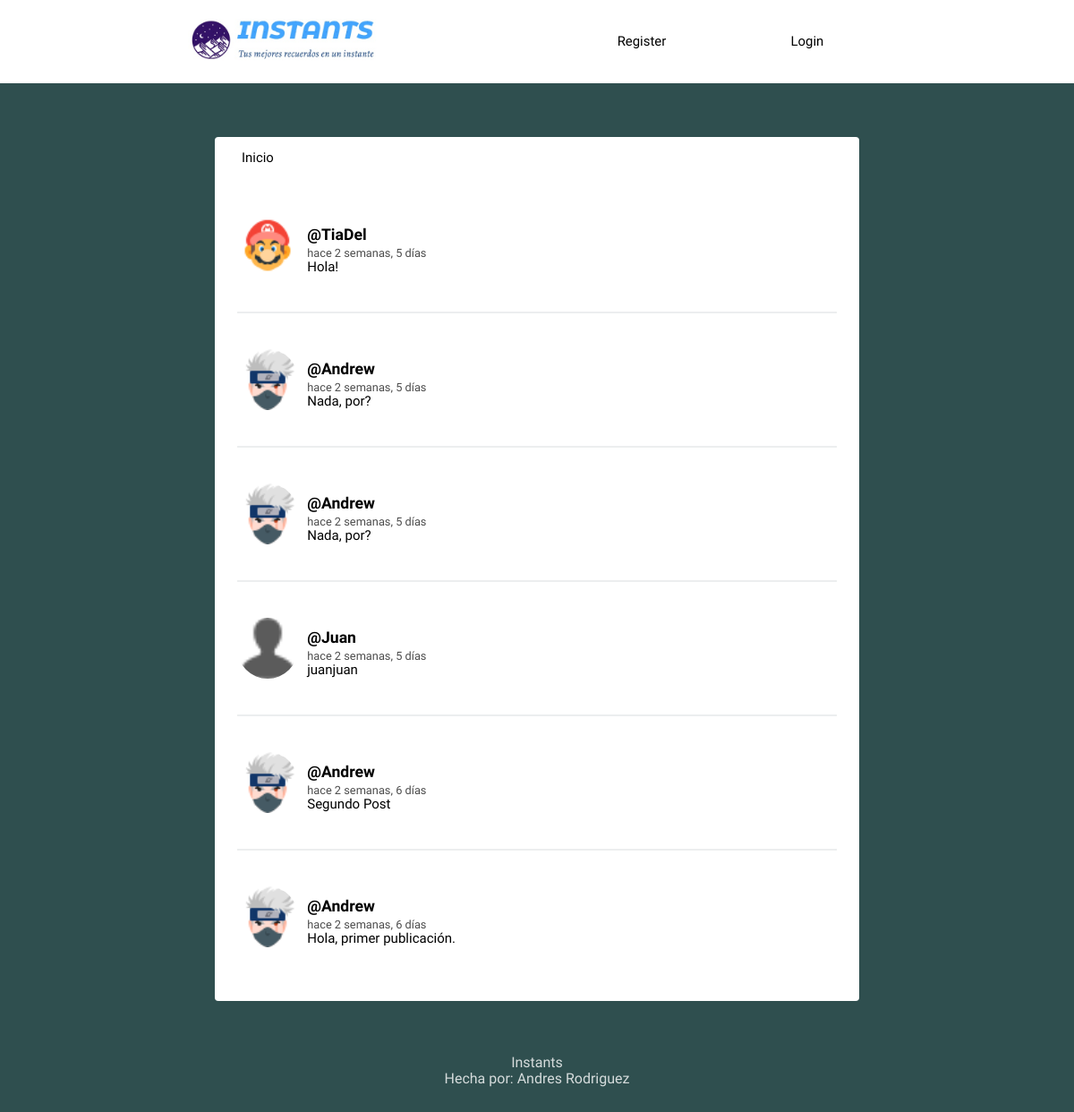
Before: / with the older database file.
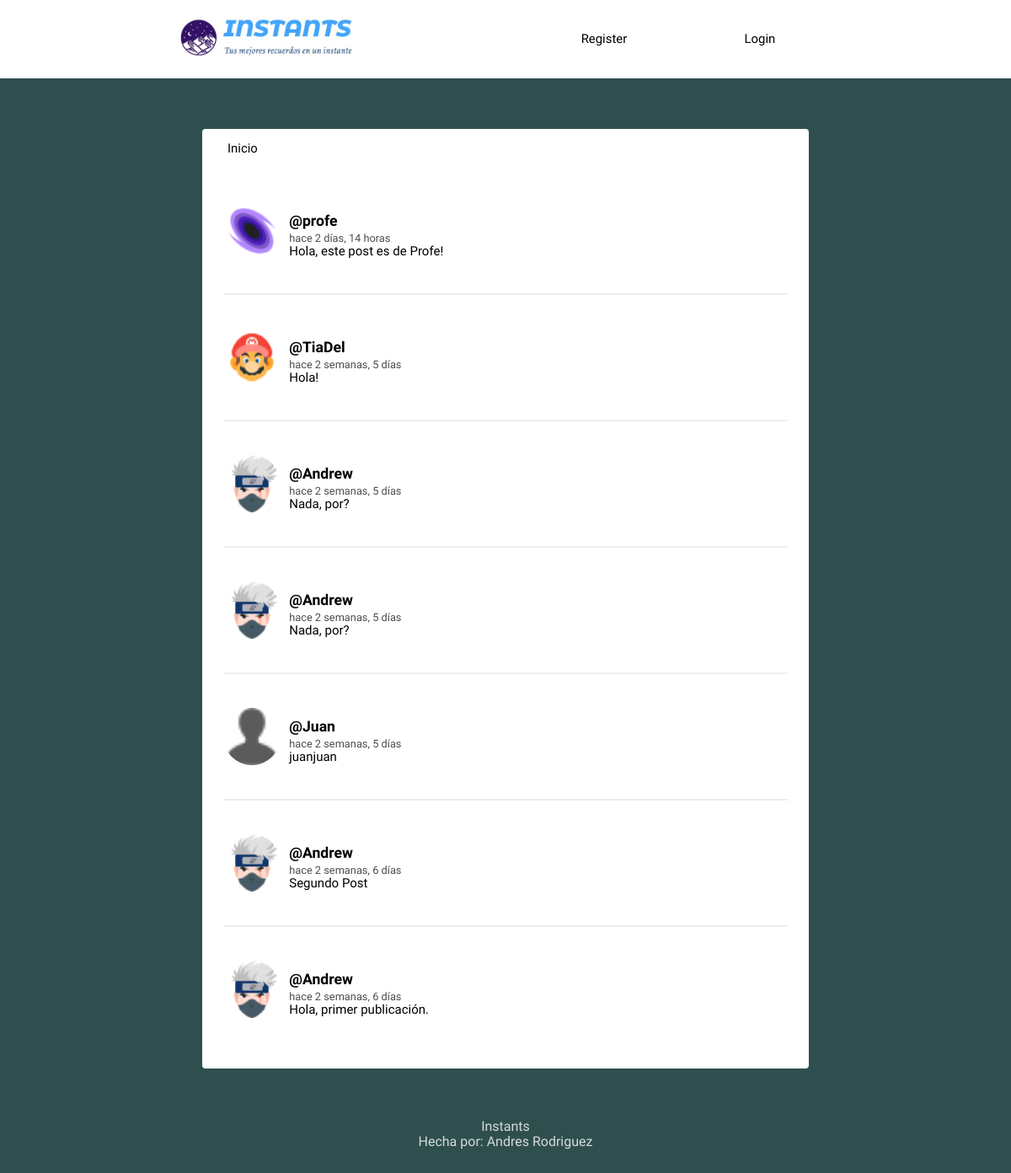
After: the same page with the newer database file.
### social/models.py (models this page shows, shortened)
class Post(models.Model):
    user = models.ForeignKey(User, on_delete=models.CASCADE, related_name='posts')
    timestamp = models.DateTimeField(default=timezone.now)
    content = models.TextField()
    class Meta:
        ordering = ['-timestamp']

class Profile(models.Model):
    user = models.OneToOneField(User, on_delete=models.CASCADE)
    image = models.ImageField(default='black_hole_48px.png')

### social/views.py (the view)
# urls.py: path('', views.feed, name='feed'),
def feed(request):
    posts = Post.objects.all()
    context = { 'posts': posts}
    return render(request, 'social/feed.html', context)

### social/templates/social/feed.html (shortened to what this page needs)
{% extends 'social/layout.html' %}
{% load humanize %}
{% block content %}
{% for post in posts %}
<article>
    <div class="container-article">
        <img src="{{ post.user.profile.image.url }}">
        <div>
            <h2 class="username"><a href="{% url 'profile' post.user.username %}">@{{ post.user.username }}</a></h2>
            <time data-time="#">{{ post.timestamp|naturaltime }}</time>
            <div class="post">{{ post.content }}</div>
        </div>
    </div>
</article>
{% endfor %}
{% endblock %}

### social/templates/social/layout.html (shortened to what this page needs)
<!DOCTYPE html>
{% load static %}
<html>
<head>
	<link rel="stylesheet" type="text/css" href="{% static 'normalize.css' %}">
	<link rel="stylesheet" type="text/css" href="{% static 'style.css' %}">
</head>
<body>
	<header class="main-head">
		<nav class="main">
			<h1 id="logo"> <img src="{% static 'img\logo.jpg' %}" height="50" align="left"/> </h1>
			<ul>
				{% if request.user.is_authenticated %}
				<li><a href="{% url 'logout' %}">Logout</a></li>
				{% else %}
				<li><a href="{% url 'register' %}">Register</a></li>
				<li><a href="{% url 'login' %}">Login</a></li>
				{% endif %}
			</ul>
		</nav>
	</header>
	<div class="main">
		<nav class="second-nav">
			<a class="feed" href="{% url 'feed' %}">Inicio</a>
		</nav>
		{% block content %}
		{% endblock content %}
	</div>
	<footer>
		<div class="row">
			<p>Instants<br>Hecha por: Andres Rodriguez</p>
		</div>
	</footer>
</body>
</html>

### social/static/style.css (style rules this page uses)
body { background: #2F4F4F; font-size: 62.5%; font-family: 'Varela Round', Helvetica, Arial, serif; }
p { font-size: 1rem; }
img { object-fit: cover; }
.main-head { background: white; color: black; }
nav.main { min-height: 7vh; display: flex; width: 65%; margin: auto; align-items: center; padding: 0.5rem; }
nav.main ul { display: flex; flex: 1 1 40rem; justify-content: space-around; align-items: center; list-style: none; }
#logo { flex: 2 1 40rem; }
a { font-size: .93rem; text-decoration: none; color: black; }
.main { background: white; width: 60%; margin: 5% auto; border-radius: 4px; padding-bottom: 20px; }
.second-nav { display: flex; padding: 15px 30px; }
.second-nav .feed { flex: 1 1 30px; }
article { width: 93%; margin: auto; padding: 40px 0; border-bottom: 2px solid #ECEEEF; }
.username { margin-bottom: .2rem; }
.username a { font-size: 1.1rem; }
.container-article { display: flex; }
.container-article img { height: 68px; width: 68px; margin-right: 10px; border-radius: 50%; }
article:last-child { border-bottom: 0; }
time { font-size: .8rem; opacity: .7; }
.post { font-size: .94rem; }
footer { color: white; text-align: center; font-size: .875em; margin: 40px 0; }
footer p { opacity: .8; }

Changed rows visible on the page:
added Post: user.profile.image (picture), user.username "profe", timestamp "hace 2 días, 14 horas", content "Hola, este post es de Profe!"
